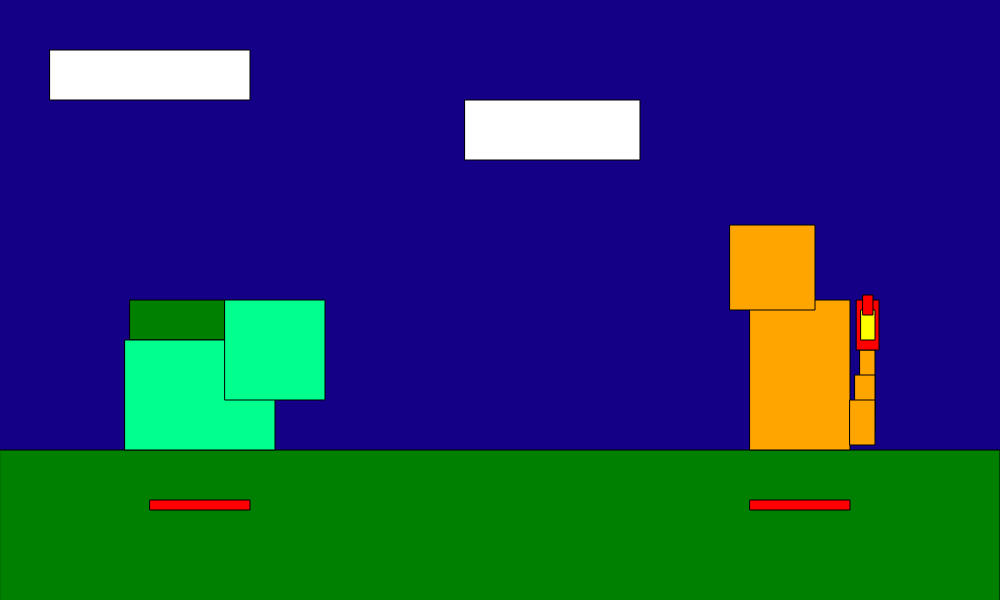
Frame 1 (no input)
Frame 60 (no input): identical to frame 1, image omitted
Frame 120 (the mouse pressed at the canvas centre since frame 60): identical to frame 1, image omitted

The p5.js sketch that drew this single still picture (run headless with seeded random() and noise() and a simulated clock; from frame 60 on, the mouse is pressed at the canvas centre):

// p5.js sketch
// ── sketch.js
//We want to make it so that we have 4 buttons for each pokemon and each button brings a certain amount of health down

// canvas size 1000,600
// we want to have at least 4 different move variables, each representing damage
// we want it so that when a button is pressed, health goes down, 
// we need two shapes, one to represent poke1 and poke2
// we need two rectangles to represent each pokemon's health bar

//         *EXTRA*
//make different animations for the pokemon moves
// assign variables for the different moves to go with the animations
// we want variable that assigns a type for the pokemon
// we want to assign types to the moves
//so that if a pokemon is hit by a supereffective attack then moveDamage*1.5

// let moveDamage1 = 10;
// let moveDamage2 = 20;
// let moveDamage3 = 30;
// let moveDamage4 = 40;

// let tackle = moveDamage1;
// let scratch = moveDamage1;
// let vineWhip = moveDamage2;
// let ember = moveDamage2;
// let razorLeaf = moveDamage3;
// let furySwipes = moveDamage3;
// let takeDown = moveDamage4;
// let dragonRage = moveDamage4;

let canvasWidth = 1000;
let canvasHeight = 600;
let healthWidth1 = 100;
let healthWidth2 = 100;
let healthStart1 = 150;
let healthStart2 = 750;


// if you want to declare a part of a class as an array 
// simply put it in square brackets when it's turn comes up

var bulbasaurMS =   [ Tackle, Vinewhip, Razorleaf, Takedown];
var charmanderMS =   [Scratch, Ember, Furyswipes, Dragonrage];

var pokemon1 = new Pokemon("Bulbasaur","Grass",[Tackle, Vinewhip, Razorleaf, Takedown],
    ["Fire", "Flying", "Poison", "Ice", "Bug"],
    ["Grass", "Water", "Electric", "Ground"]);
var Tackle = new Moves("Tackle", "Normal", 10);
var Vinewhip = new Moves("Vinewhip", "Grass", 20);
var Razorleaf = new Moves("Razorleaf", "Grass", 30);
var Takedown = new Moves("Takedown", "Normal", 40);

var pokemon2 = new Pokemon("Charmander", "Fire", [Scratch, Ember, Furyswipes, Dragonrage],
    ["Water", "Rock", "Ground"],["Grass", ""]);
var Scratch = new Moves("Scratch", "Normal", 10);
var Ember = new Moves("Ember", "Fire", 20);
var Furyswipes = new Moves("Furyswipes", "Normal", 30);
var Dragonrage = new Moves("Dragonrage", "Dragon", 40);


var dmg = 0


function setup(){
    createCanvas(canvasWidth,canvasHeight);
    background("gray");
}


function drawHealthBars(){
    fill("red")
    rect(healthStart1,500,healthWidth1,10);
    //First healthbar
    fill("red")
    rect(healthStart2,500,healthWidth2,10);
}

function draw(){ 
     background(20,0,135);
    fill("green");
    rect(0,450,1000,200);//The ground
    fill(255,255,255);
    rect(50,50,200,50);
    rect(465,100,175,60);


   //Charmander
     fill("orange");
    rect(750,300,100,150);//Body
    rect(730,225,85,85);//Head
    rect(860,350,15,80);//Tail Tip
    rect(855,375,20,40);//Tail Middle
    rect(850,400,25,45);//Tail End
    fill("red");
    rect(856.5,300,22.5,50)
    fill("yellow")
    rect(861,310,14,30)
    fill("red");
    rect(863,295,10,20)

    //Bulbasaur
    fill("green");
    rect(130,300,95,40);//Bulb
    fill(0,255,140);
    rect(125,340,150,110);//Body
    rect(225,300,100,100);//Head
    fill("red")
    drawHealthBars();
}

function keyPressed(){
    bulbasaurControls();
    charmanderControls();
}
 


function bulbasaurControls(){
    if(keyCode === 81 && healthWidth2> 0 ){
        healthWidth2 = healthWidth2-Tackle.damage;
    }   
   
    if(keyCode === 87 && healthWidth2> 0 ){
if(healthWidth2-VWdmg < 0)
    healthWidth2 = 0

    if(keyCode === 69 && healthWidth2> 0 ){
        var RLdmg = Razorleaf.damage
        
        
    if(pokemon2.type == "Fire")
       RLdmg *= 0.5
       healthWidth2 = healthWidth2-RLdmg;

       if(healthWidth2-RLdmg< 0)
        healthWidth2 = 0

       
    }
    if(keyCode === 82 && healthWidth2> 0 ){
        healthWidth2 = healthWidth2-Takedown.damage;
        if(healthWidth2-Takedown.damage < 0)
        healthWidth2 = 0
    }
    
 }
}



function charmanderControls(){
    //Charmander
if(keyCode === 85 && healthWidth1> 0 ){
  healthWidth1 = healthWidth1-Scratch.damage;
}   
//
if(keyCode === 73 && healthWidth1> 0 ) {
 var EBdmg = Ember.damage

if(pokemon1.type == "Grass") 
  EBdmg = Ember.damage*1.5
  healthWidth1 = healthWidth1-EBdmg;
  if(healthWidth1-EBdmg < 0)
  healthWidth1 = 0


} //
if(keyCode === 79 && healthWidth1> 0 ){
  healthWidth1 = healthWidth1-Furyswipes.damage;
  if(healthWidth1-Furyswipes.damage < 0)
  healthWidth1 = 0
}
if(keyCode === 80 && healthWidth1> 0 ){
  healthWidth1 = healthWidth1-Dragonrage.damage;
  if(healthWidth1-Dragonrage.damage < 0)
  healthWidth1 = 0
}
}

// function bulbasaurControls(){

// }






// function CharmanderControls(){

// }
   
//Bulbasaur
    //declare dmg variable here and set it equal to some number based on conditionals
    //only go through conditions if health is greater than 0


        //set dmg dealt equal to tackle dmg and check for resistance/weakness
        

        //set dmg = vinewhip's dmg and check for resistance/weakness
        
 //if dmg is greater than healthwidth2 dmg then set it equal to healthwidth2 or set it equal to 0
  
// ── Moves.js
class Moves{
    constructor(name, type, damage,){ //PP, Description
        this.name = name
        this.type = type
        this.damage = damage
        //this.PP = PP
        //this.Description = Description
    }
}
// ── Pokemon.js
class Pokemon{
    constructor(name, type, moves, weaknesses, resistances){
        this.name = name
        this.type = type
        this.moves = moves
        this.weaknesses = weaknesses 
        this.resistances = resistances 
    }
}
// ── sketch2.js

























 function bulbasaurControls(){
    if(keyCode === 81 && healthWidth2> 0 ){
        healthWidth2 = healthWidth2-Tackle.damage;
    }   
   
    if(keyCode === 87 && healthWidth2> 0 ){
if(healthWidth2-VWdmg < 0)
    healthWidth2 = 0

    if(keyCode === 69 && healthWidth2> 0 ){
        var RLdmg = Razorleaf.damage
        
        
    if(pokemon2.type == "Fire")
       RLdmg *= 0.5
       healthWidth2 = healthWidth2-RLdmg;

       if(healthWidth2-RLdmg< 0)
        healthWidth2 = 0

       
    }
    if(keyCode === 82 && healthWidth2> 0 ){
        healthWidth2 = healthWidth2-Takedown.damage;
        if(healthWidth2-Takedown.damage < 0)
        healthWidth2 = 0
    }
    
 }
}
 // if(pokemon2.type == "Fire") {
    //     VWdmg *= 0.5
    //     healthWidth2 = healthWidth2-VWdmg;
    // }
        
    

    //Vinewhip.damage = Vinewhip.damage*.5
    //
        
        // healthWidth2 = healthWidth2-Vinewhip.damage;
        // if(healthWidth2-Vinewhip.damage < 0)
        // healthWidth2 = 0

   











function charmanderControls(){
        //Charmander
  if(keyCode === 85 && healthWidth1> 0 ){
      healthWidth1 = healthWidth1-Scratch.damage;
  }   
  //
  if(keyCode === 73 && healthWidth1> 0 ) {
     var EBdmg = Ember.damage

   if(pokemon1.type == "Grass") 
      EBdmg = Ember.damage*1.5
      healthWidth1 = healthWidth1-EBdmg;
      if(healthWidth1-EBdmg < 0)
      healthWidth1 = 0


  } //
  if(keyCode === 79 && healthWidth1> 0 ){
      healthWidth1 = healthWidth1-Furyswipes.damage;
      if(healthWidth1-Furyswipes.damage < 0)
      healthWidth1 = 0
  }
  if(keyCode === 80 && healthWidth1> 0 ){
      healthWidth1 = healthWidth1-Dragonrage.damage;
      if(healthWidth1-Dragonrage.damage < 0)
      healthWidth1 = 0
  }
}
